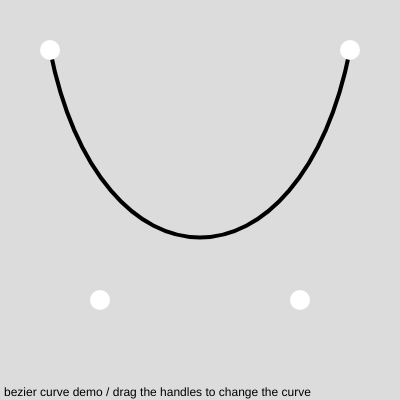
Frame 1 (no input)
Frame 60 (no input): identical to frame 1, image omitted
Frame 120 (the mouse pressed at the canvas centre since frame 60): identical to frame 1, image omitted

The p5.js sketch that drew this single still picture (run headless with seeded random() and noise() and a simulated clock; from frame 60 on, the mouse is pressed at the canvas centre):

// p5.js sketch
// ── sketch.js
// bezier curve demo. drag the anchor/control points.

let pts = [];

function setup() {
  createCanvas(400, 400);
  pts = [
    createVector(50, 50),
    createVector(100, 300),
    createVector(300, 300),
    createVector(350, 50)
  ];
}

function draw() {
  background(220);
  noFill();
  stroke(0);
  strokeWeight(4);
  bezier(pts[0].x, pts[0].y,
         pts[1].x, pts[1].y,
         pts[2].x, pts[2].y,
         pts[3].x, pts[3].y);
  
  noStroke();
  fill(255);
  for (let pt of pts) {
  	ellipse(pt.x, pt.y, 20, 20);
  }
  
  if (mouseIsPressed) {
    for (let pt of pts) {
      if (dist(mouseX, mouseY, pt.x, pt.y) < 20) {
        pt.x = mouseX;
        pt.y = mouseY;
        print(pt.x, pt.y)
        break;
      }
    }
  }
  
  noStroke();
  fill(0);
  textSize(12);
  text("bezier curve demo / drag the handles to change the curve", 4, height-4);
  
}
